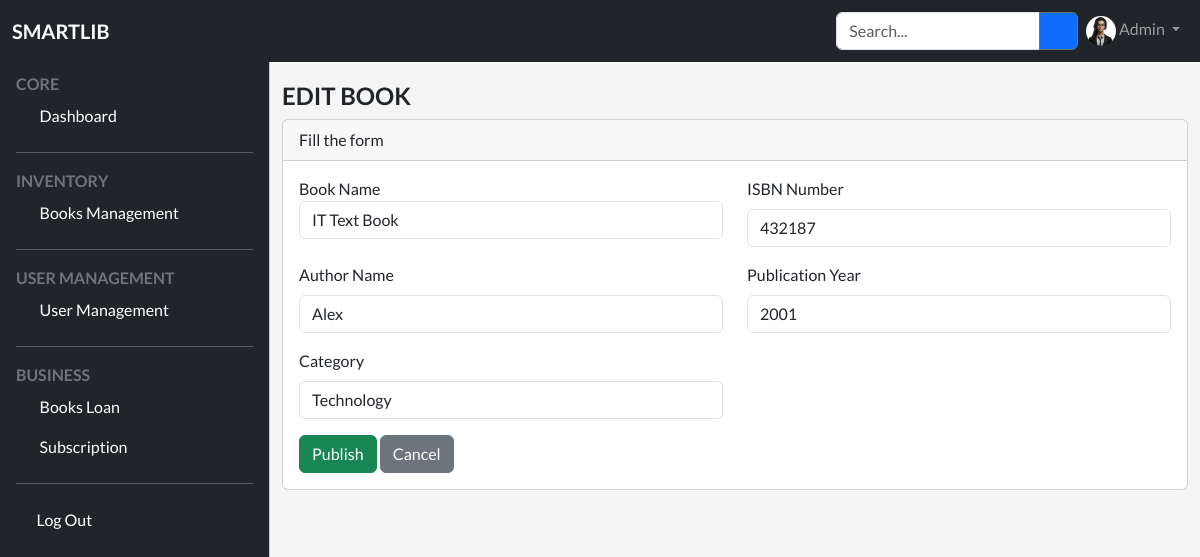
/admin/books/edit.php, run on an earlier commit of the app's database.
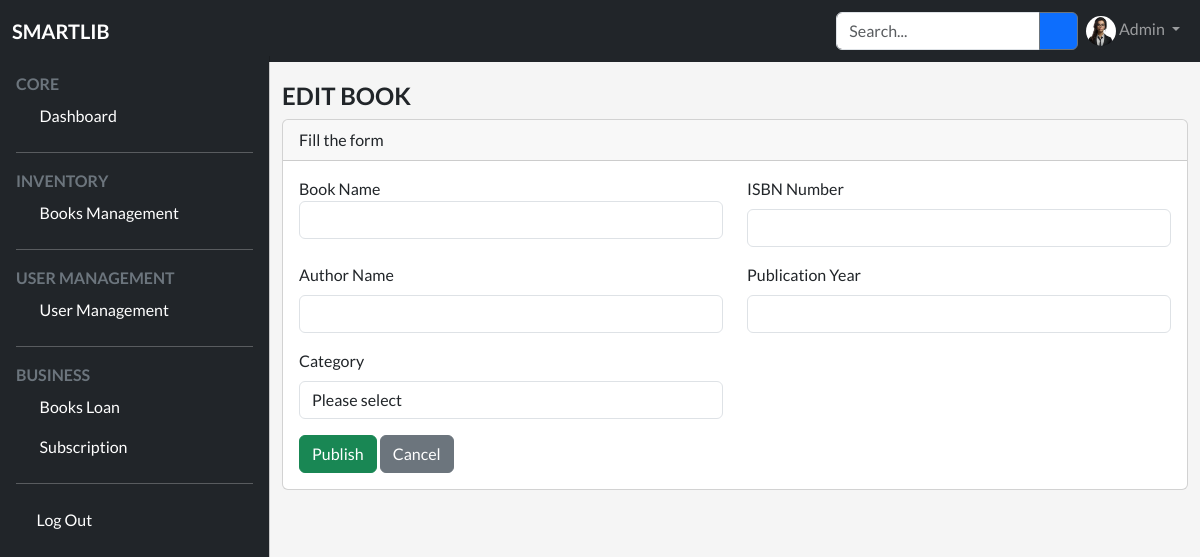
And on a later commit of the database.
### tables this page shows
CREATE TABLE `books` (
  `guid` varchar(50) NOT NULL,
  `id` int(11) NOT NULL AUTO_INCREMENT,
  `title` varchar(255) DEFAULT NULL,
  `author` varchar(255) DEFAULT NULL,
  `publication_year` varchar(10) DEFAULT NULL,
  `isbn` varchar(255) DEFAULT NULL,
  `category_id` int(11) DEFAULT NULL,
  `status` tinyint(1) NOT NULL DEFAULT 1,
  `created_at` timestamp NOT NULL DEFAULT current_timestamp(),
  `updated_at` timestamp NULL DEFAULT NULL,
  PRIMARY KEY (`id`)
);

### admin/models/book.php (called while the page is built, shortened)
<?php
function getBookByGUID($conn,$guid)
{
    $sql = "select * from books b where b.guid='$guid'";
    $result = $conn->query($sql);
    return $result;
}
function getCategories($conn){
    $sql = "select id, name from categories";
    $result = $conn->query($sql);
    return $result;
}

### admin/books/edit.php (the view, shortened to what the changed rows need)
<?php
include_once("../../config/database.php");
include_once("../models/book.php");
include_once("../../include/header.php");
include_once("../../include/sidebar.php");
$bookName='';
$isbn='';
$author='';
$publicationYear='';
$category='';
$guid=$_SERVER['QUERY_STRING'];
$book = getBookByGUID($conn,$guid);
if ($book->num_rows > 0) {
    while ($row = $book->fetch_assoc()) {
        $bookName=$row['title'];
        $isbn=$row['isbn'];
        $author=$row['author'];
        $publicationYear=$row['publication_year'];
        $category= $row['category_id'];
    }
}
?>
        <main class="mt-1 pt-3">
            <div class="container-fluid">
                <div class="row dashboard-counts">
                    <div class="col-md-12">
                        <div class="card">
                                    <div class="card-body">
                                        <form method="post" action="<?php echo ADMIN_BASE_URL?>books/edit.php">
                                            <div class="row">
                                                <div class="col-md-6">
                                                    <div class="mb-3">
                                                        <label for="title">Book Name</label>
                                                        <input type="text" name="title" id="title"
                                                         class="form-control"  title="Enter the title"
                                                        value="<?php echo $bookName ?>"/>
                                                    </div>
                                                </div>
                                                <div class="col-md-6">
                                                    <div class="mb-3">
                                                        <label for="isbn" class="form-label">ISBN Number</label>
                                                        <input type="text" name="isbn" id="isbn" class="form-control"
                                                        required="required" title="Enter the ISBN number"
                                                               value="<?php echo $isbn ?>"/>
                                                    </div>
                                                </div>
                                                <div class="col-md-6">
                                                    <div class="mb-3">
                                                        <label for="author" class="form-label">Author Name</label>
                                                        <input type="text" name="author" id="author"
                                                        class="form-control" required title="Enter the author's name"
                                                               value="<?php echo $author ?>"/>
                                                    </div>
                                                </div>
                                                <div class="col-md-6">
                                                    <div class="mb-3">
                                                        <label for="publication_year" class="form-label">Publication Year</label>
                                                        <input type="number" name="publication_year" id="publication_year"
                                                        class="form-control" required title="Enter the year of publication"
                                                               value="<?php echo $publicationYear ?>"/>
                                                    </div>
                                                </div>
                                                <div class="col-md-6">
                                                    <div class="mb-3">
                                                        <label for="category_id" class="form-label">Category</label>
                                                        <?php
                                                        $cats = getCategories($conn);
                                                       ?>
                                                            <select name="category_id" id="category_id"
                                                            class="form-control" required title="Select the category of the item">
                                                                <option value="">Please select</option>
                                                                <?php
                                                                while ($row = $cats->fetch_assoc()) {
                                                                    if($row['id']==$category){
                                                                        echo "<option value=".$row['id']." selected >".$row['name']."</option>";
                                                                    }
                                                                    else{
                                                                        echo "<option value=".$row['id'].">".$row['name']."</option>";
                                                                    }
                                                                    } ?>
                                                            </select>
                                                    </div>
                                                </div>
                                            </div>
                                        </form>
                                    </div>
                                </div>
                            </div>
                        </div>
<?php
include_once("../../include/footer.php");
?>

What changed in the data, as far as the page shows it:
removed books: title "IT Text Book", isbn "432187", author "Alex", publication_year "2001"
Also different on the page:
form field category_id: "Technology" → "Please select"
